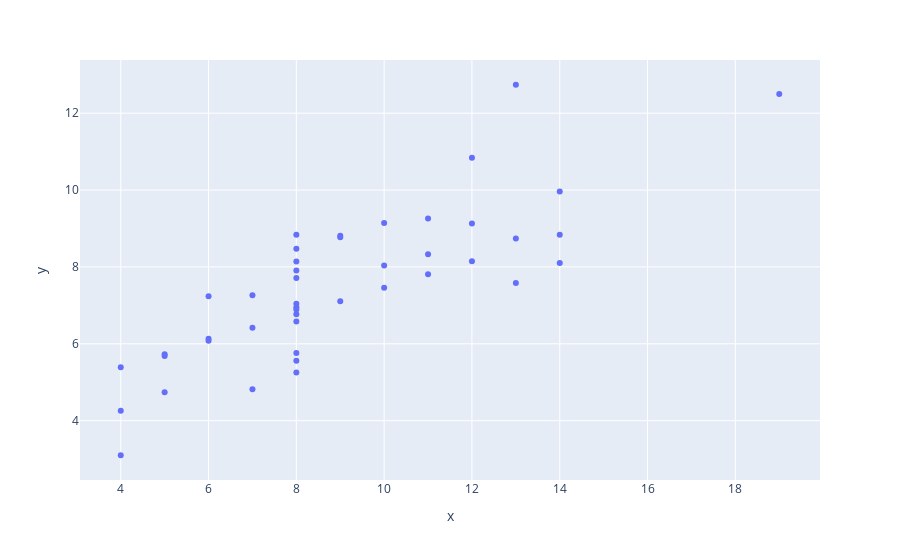

This figure's notebook cell:
### Code cell
px.scatter(df,x='x',y='y')

### Figure 1 — Plotly figure (JSON) as saved in the notebook; plotly's stock layout.template omitted (floating-point values rounded to 4 significant figures)
{"data": [{"hovertemplate": "x=%{x}<br>y=%{y}<extra></extra>", "legendgroup": "", "marker": {"color": "#636efa", "symbol": "circle"}, "mode": "markers", "name": "", "orientation": "v", "showlegend": false, "type": "scatter", "x": [10, 8, 13, 9, 11, 14, 6, 4, 12, 7, 5, 10, 8, 13, 9, 11, 14, 6, 4, 12, 7, 5, 10, 8, 13, 9, 11, 14, 6, 4, 12, 7, 5, 8, 8, 8, 8, 8, 8, 8, 19, 8, 8, 8], "xaxis": "x", "y": [8.04, 6.95, 7.58, 8.81, 8.33, 9.96, 7.24, 4.26, 10.84, 4.82, 5.68, 9.14, 8.14, 8.74, 8.77, 9.26, 8.1, 6.13, 3.1, 9.13, 7.26, 4.74, 7.46, 6.77, 12.74, 7.11, 7.81, 8.84, 6.08, 5.39, 8.15, 6.42, 5.73, 6.58, 5.76, 7.71, 8.84, 8.47, 7.04, 5.25, 12.5, 5.56, 7.91, 6.89], "yaxis": "y"}], "layout": {"legend": {"tracegroupgap": 0}, "margin": {"t": 60}, "xaxis": {"anchor": "y", "domain": [0, 1], "title": {"text": "x"}}, "yaxis": {"anchor": "x", "domain": [0, 1], "title": {"text": "y"}}}}
